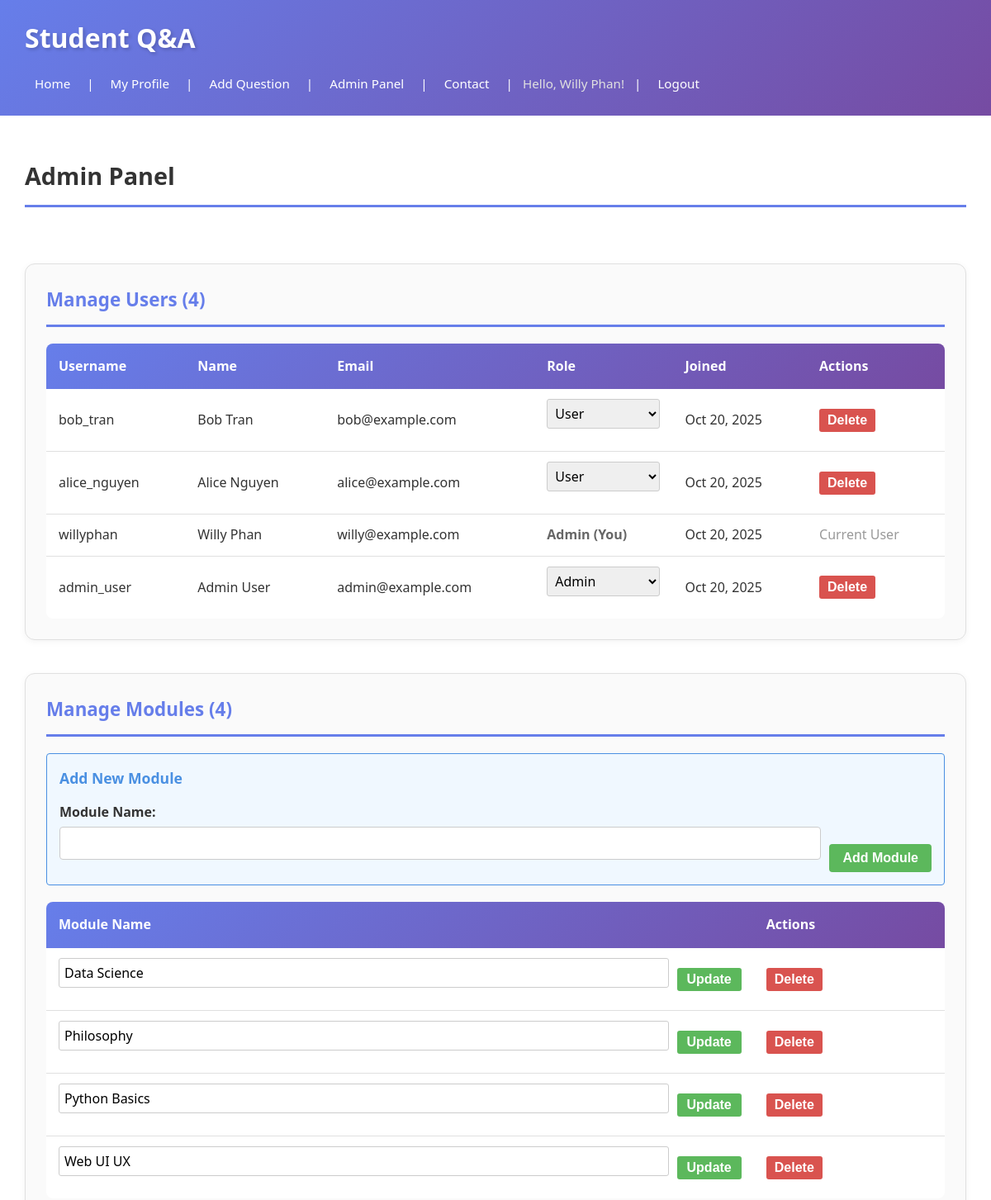
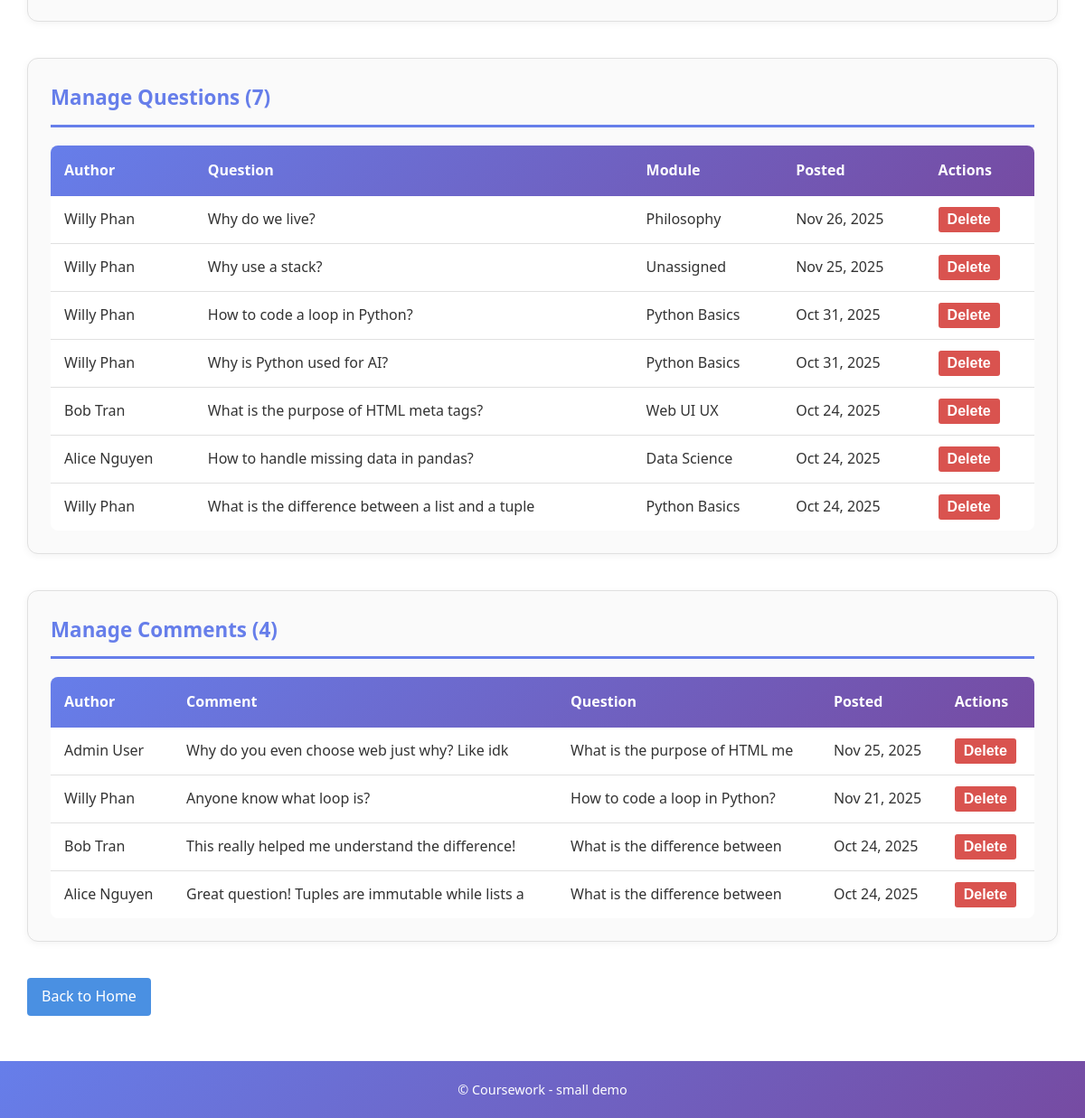
Before: /admin/admin_panel.php (signed in) with the older database file (2 pictures, top to bottom).
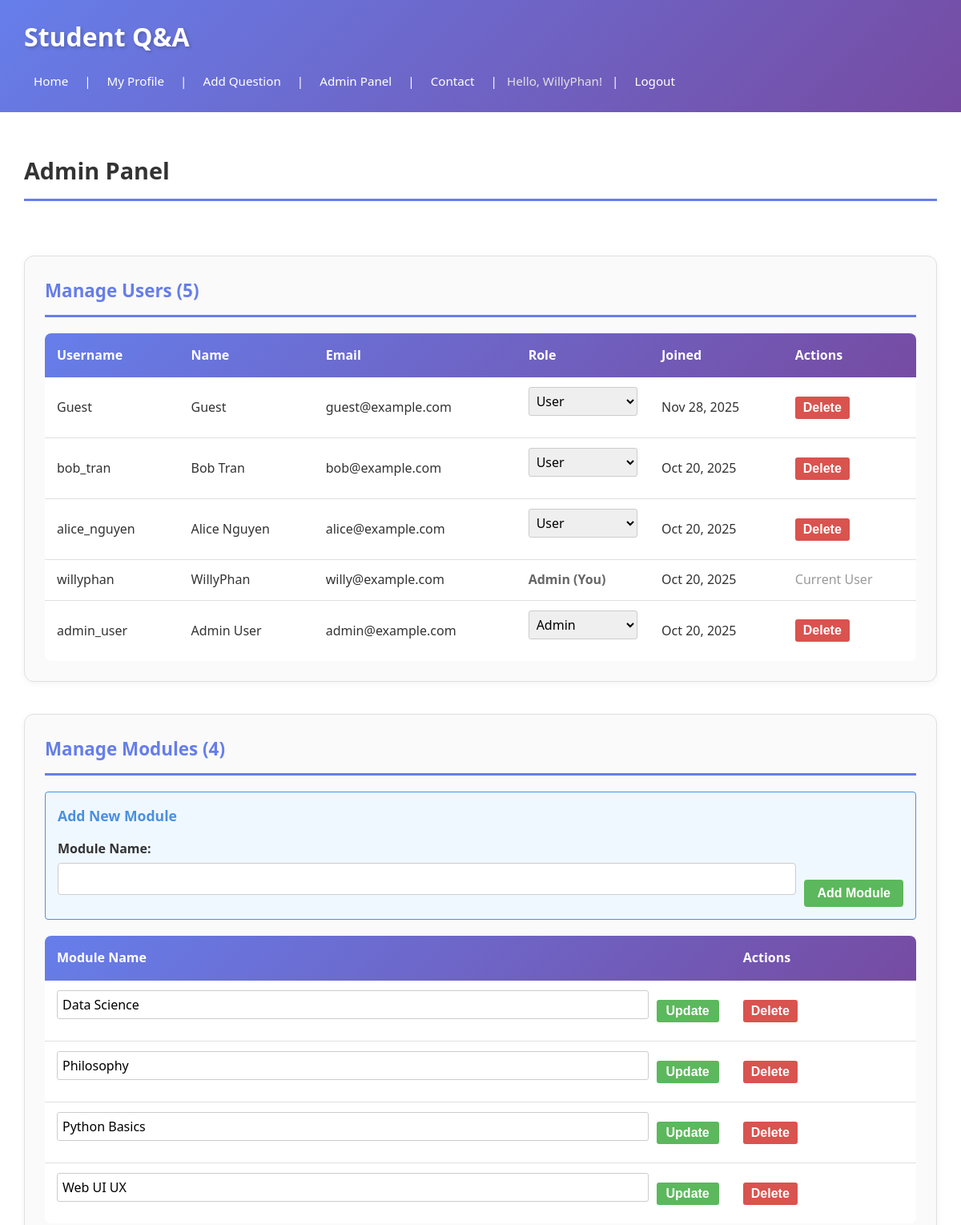
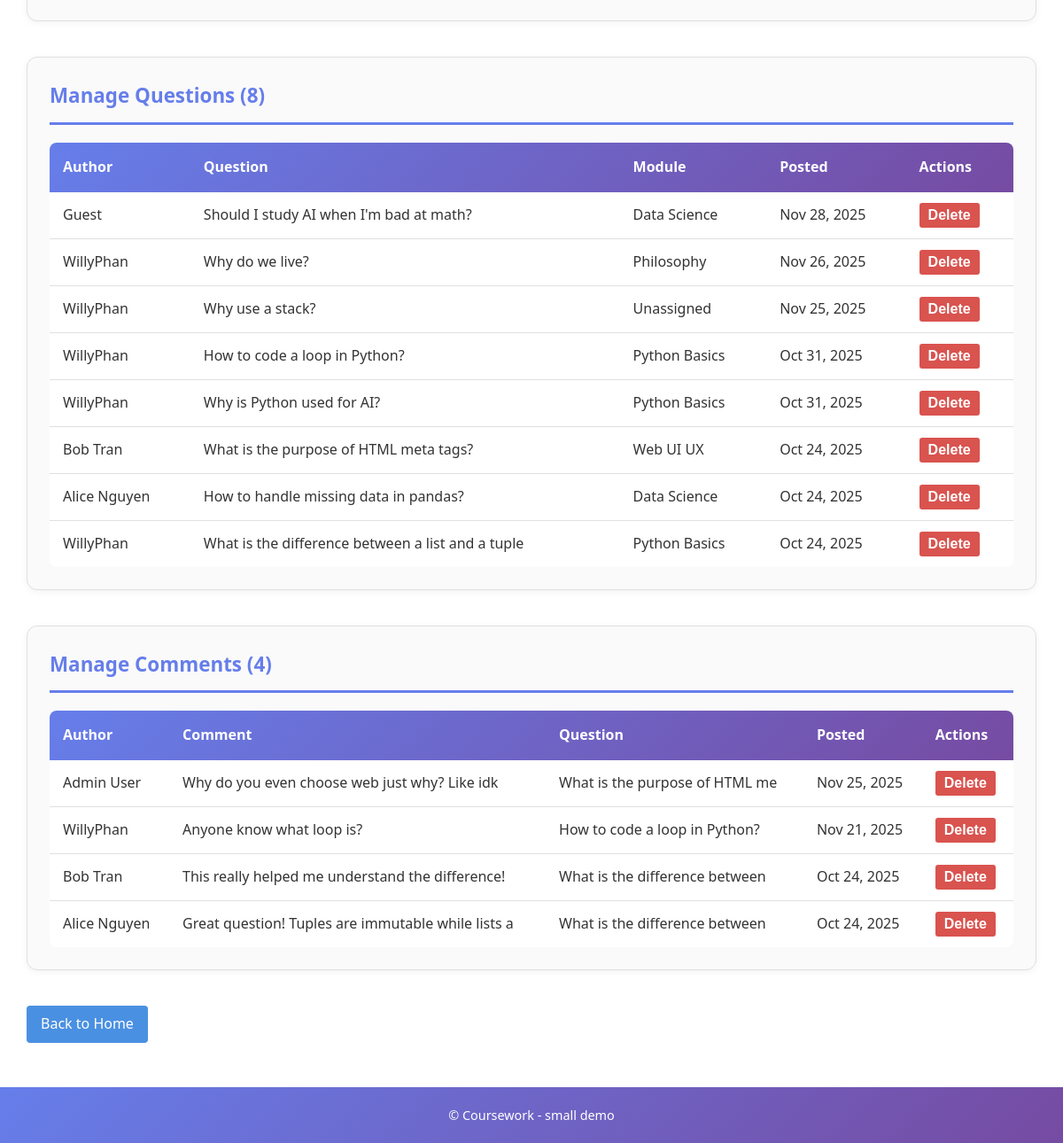
After: the same page with the newer database file (2 pictures, top to bottom).
### tables this page shows
CREATE TABLE `user` (
  `id` int(11) NOT NULL,
  `username` varchar(100) NOT NULL,
  `name` varchar(100) NOT NULL,
  `email` varchar(100) NOT NULL,
  `password` varchar(255) NOT NULL,
  `role` enum('user','admin') NOT NULL DEFAULT 'user',
  `avatar` varchar(255) DEFAULT NULL,
  `created_at` datetime NOT NULL DEFAULT current_timestamp()
);

CREATE TABLE `module` (
  `id` int(11) NOT NULL,
  `name` varchar(100) NOT NULL
);

CREATE TABLE `question` (
  `id` int(11) NOT NULL,
  `text` text NOT NULL,
  `date` datetime NOT NULL,
  `userid` int(11) DEFAULT NULL,
  `moduleid` int(11) DEFAULT NULL,
  `img` varchar(255) DEFAULT NULL
);

CREATE TABLE `comment` (
  `id` int(11) NOT NULL,
  `text` text NOT NULL,
  `date` datetime NOT NULL DEFAULT current_timestamp(),
  `userid` int(11) NOT NULL,
  `questionid` int(11) NOT NULL
);

### admin/admin_panel.php (called while the page is built, shortened)
<?php
require __DIR__ . '/../includes/DatabaseConnection.php';
require __DIR__ . '/../includes/DataBaseFunctions.php';
$allUsers = getAllUsers($pdo);
$allModules = allModules($pdo);
$allQuestions = allQuestions($pdo);
$allComments = getAllComments($pdo);
include __DIR__ . '/../templates/admin_panel.php';
$output = ob_get_clean();
include __DIR__ . '/../templates/layout.php';
?>

### includes/DataBaseFunctions.php (called while the page is built, shortened)
<?php
function getCurrentUser() {
    return $_SESSION['user'] ?? null;
}
function isLoggedIn() {
    return isset($_SESSION['user']);
}
function isAdmin() {
    return isset($_SESSION['user']) && $_SESSION['user']['role'] === 'admin';
}
function getAllUsers($pdo) {
    $sql = "SELECT id, username, name, email, role, avatar, created_at FROM `user` ORDER BY created_at DESC";
    return query($pdo, $sql)->fetchAll();
}
function query($pdo, $sql, $params = []) {
    $stmt = $pdo->prepare($sql);
    $stmt->execute($params);
    return $stmt;
}
function allQuestions($pdo) {
    $sql = "SELECT q.id, q.text AS questiontext, q.date, q.img, q.userid, q.moduleid,
                   m.name AS modulename, u.name AS name, u.username AS username, u.avatar
            FROM question q
            LEFT JOIN module m ON q.moduleid = m.id
            LEFT JOIN `user` u ON q.userid = u.id
            ORDER BY q.date DESC";
    return query($pdo, $sql)->fetchAll();
}
function getAllComments($pdo) {
    $sql = "SELECT c.id, c.text, c.date, c.userid, c.questionid, u.username, u.name, q.text AS questiontext
            FROM comment c
            LEFT JOIN `user` u ON c.userid = u.id
            LEFT JOIN question q ON c.questionid = q.id
            ORDER BY c.date DESC";
    return query($pdo, $sql)->fetchAll();
}
function allModules($pdo) {
    return query($pdo, 'SELECT id, name FROM module ORDER BY name')->fetchAll();
}
?>

### templates/admin_panel.php (the view, shortened to what the changed rows need)
<div class="admin-panel">
    <h2>Admin Panel</h2>
    <div class="admin-section" id="users">
        <h3>Manage Users (<?=count($allUsers)?>)</h3>
        <div class="table-responsive">
            <table class="admin-table">
                <thead>
                    <tr>
                        <th>Username</th>
                        <th>Name</th>
                        <th>Email</th>
                        <th>Role</th>
                        <th>Joined</th>
                        <th>Actions</th>
                    </tr>
                </thead>
                <tbody>
                    <?php foreach ($allUsers as $u): ?>
                        <tr>
                            <td><?=htmlspecialchars($u['username'])?></td>
                            <td><?=htmlspecialchars($u['name'])?></td>
                            <td><?=htmlspecialchars($u['email'])?></td>
                            <td>
                                <?php if ($u['id'] != getCurrentUser()['id']): ?>
                                    <form action="" method="post" style="display:inline; margin:0;">
                                        <select name="role" onchange="this.form.submit()" style="padding:5px; border:1px solid #ccc; border-radius:3px;">
                                            <option value="user" <?=$u['role'] === 'user' ? 'selected' : ''?>>User</option>
                                            <option value="admin" <?=$u['role'] === 'admin' ? 'selected' : ''?>>Admin</option>
                                        </select>
                                    </form>
                                <?php else: ?>
                                    <span style="color:#666; font-weight:bold;"><?=ucfirst($u['role'])?> (You)</span>
                                <?php endif; ?>
                            </td>
                            <td><?=htmlspecialchars(date('M d, Y', strtotime($u['created_at'])))?></td>
                            <td>
                                <?php if ($u['id'] != getCurrentUser()['id']): ?>
                                    <form action="" method="post" style="display:inline;">
                                        <input type="submit" value="Delete" onclick="return confirm('Delete this user? This will also delete their questions and comments.');" style="background:#d9534f; color:white; border:none; padding:5px 10px; border-radius:3px; cursor:pointer;">
                                    </form>
                                <?php else: ?>
                                    <span style="color:#999;">Current User</span>
                                <?php endif; ?>
                            </td>
                        </tr>
                    <?php endforeach; ?>
                </tbody>
            </table>
        </div>
    </div>
    <div class="admin-section" id="modules">
        <div class="table-responsive">
            <table class="admin-table">
                <thead>
                    <tr>
                        <th>Module Name</th>
                        <th>Actions</th>
                    </tr>
                </thead>
                <tbody>
                    <?php foreach ($allModules as $m): ?>
                        <tr>
                            <td>
                                <form action="" method="post" style="display:flex; gap:10px; align-items:center; margin:0;">
                                    <input type="text" name="module_name" value="<?=htmlspecialchars($m['name'])?>"
                                           required maxlength="100"
                                           style="flex:1; padding:6px; border:1px solid #ccc; border-radius:3px;">
                                    <button type="submit" style="padding:5px 12px; background:#5cb85c; color:white; border:none; border-radius:3px; cursor:pointer;">
                                        Update
                                    </button>
                                </form>
                            </td>
                            <td>
                                <form action="" method="post" style="display:inline;">
                                    <input type="submit" value="Delete" onclick="return confirm('Delete this module? Questions assigned to it will become unassigned.');" style="background:#d9534f; color:white; border:none; padding:5px 10px; border-radius:3px; cursor:pointer;">
                                </form>
                            </td>
                        </tr>
                    <?php endforeach; ?>
                </tbody>
            </table>
        </div>
    </div>
    <div class="admin-section" id="questions">
        <h3>Manage Questions (<?=count($allQuestions)?>)</h3>
        <div class="table-responsive">
            <table class="admin-table">
                <thead>
                    <tr>
                        <th>Author</th>
                        <th>Question</th>
                        <th>Module</th>
                        <th>Posted</th>
                        <th>Actions</th>
                    </tr>
                </thead>
                <tbody>
                    <?php foreach ($allQuestions as $q): ?>
                        <tr>
                            <td><?=htmlspecialchars($q['name'] ?? 'Unknown')?></td>
                            <td><?=htmlspecialchars(substr($q['questiontext'], 0, 50))?></td>
                            <td><?=htmlspecialchars($q['modulename'] ?? 'Unassigned')?></td>
                            <td><?=htmlspecialchars(date('M d, Y', strtotime($q['date'])))?></td>
                            <td>
                                <form action="" method="post" style="display:inline;">
                                    <input type="submit" value="Delete" onclick="return confirm('Delete this question and its comments?');" style="background:#d9534f; color:white; border:none; padding:5px 10px; border-radius:3px; cursor:pointer;">
                                </form>
                            </td>
                        </tr>
                    <?php endforeach; ?>
                </tbody>
            </table>
        </div>
    </div>
    <div class="admin-section" id="comments">
        <div class="table-responsive">
            <table class="admin-table">
                <thead>
                    <tr>
                        <th>Author</th>
                        <th>Comment</th>
                        <th>Question</th>
                        <th>Posted</th>
                        <th>Actions</th>
                    </tr>
                </thead>
                <tbody>
                    <?php foreach ($allComments as $c): ?>
                        <tr>
                            <td><?=htmlspecialchars($c['name'] ?? 'Unknown')?></td>
                            <td><?=htmlspecialchars(substr($c['text'], 0, 50))?></td>
                            <td><?=htmlspecialchars(substr($c['questiontext'] ?? '', 0, 30))?></td>
                            <td><?=htmlspecialchars(date('M d, Y', strtotime($c['date'])))?></td>
                            <td>
                                <form action="" method="post" style="display:inline;">
                                    <input type="submit" value="Delete" onclick="return confirm('Delete this comment?');" style="background:#d9534f; color:white; border:none; padding:5px 10px; border-radius:3px; cursor:pointer;">
                                </form>
                            </td>
                        </tr>
                    <?php endforeach; ?>
                </tbody>
            </table>
        </div>
    </div>
</div>

### templates/layout.php (shortened to what the changed rows need)
<!DOCTYPE html>
<html lang="en">
<head>
    <?php $navBase = (strpos($_SERVER['PHP_SELF'], '/admin/') !== false) ? '../' : ''; ?>
    <link rel="stylesheet" href="<?= $navBase ?>styles.css">
</head>
<body>
    <header>
        <h1>Student Q&amp;A</h1>
        <nav>
            <a href="<?= $navBase ?>index.php">Home</a> |
            <?php if (isLoggedIn()): ?>
                <a href="<?= $navBase ?>profile.php?username=<?=htmlspecialchars(getCurrentUser()['username'])?>">My Profile</a> |
                <a href="<?= $navBase ?>addquestion.php">Add Question</a> |
                <?php if (isAdmin()): ?>
                    <a href="<?= $navBase ?>admin/admin_panel.php">Admin Panel</a> |
                <?php endif; ?>
                <a href="<?= $navBase ?>contact.php">Contact</a> |
                <span>Hello, <?=htmlspecialchars(getCurrentUser()['name'])?>!</span> |
                <a href="<?= $navBase ?>logout.php">Logout</a>
            <?php else: ?>
                <a href="<?= $navBase ?>login.php">Login</a> |
                <a href="<?= $navBase ?>register.php">Register</a> |
                <a href="<?= $navBase ?>contact.php">Contact</a>
            <?php endif; ?>
        </nav>
    </header>
    <main>
        <?=$output?>
    </main>
</body>
</html>

Changed rows visible on the page:
changed user "willyphan": name "Willy Phan" → "WillyPhan"
added user: username "Guest", name "Guest", email "guest@example.com", role "User", created_at "Nov 28, 2025"
added question: userid.name "Guest", text "Should I study AI when I'm bad at math?", moduleid.name "Data Science", date "Nov 28, 2025"
changed through a linked row, question "Why do we live?": userid.name "Willy Phan" → "WillyPhan"
changed through a linked row, question "Why use a stack?": userid.name "Willy Phan" → "WillyPhan"
changed through a linked row, question "How to code a loop in Python?": userid.name "Willy Phan" → "WillyPhan"
changed through a linked row, question "Why is Python used for AI?": userid.name "Willy Phan" → "WillyPhan"
changed through a linked row, question "What is the difference between a list and a tuple": userid.name "Willy Phan" → "WillyPhan"
changed through a linked row, comment "Anyone know what loop is?": userid.name "Willy Phan" → "WillyPhan"
Other visible differences:
count($allUsers): "4" → "5"
count($allQuestions): "7" → "8"
